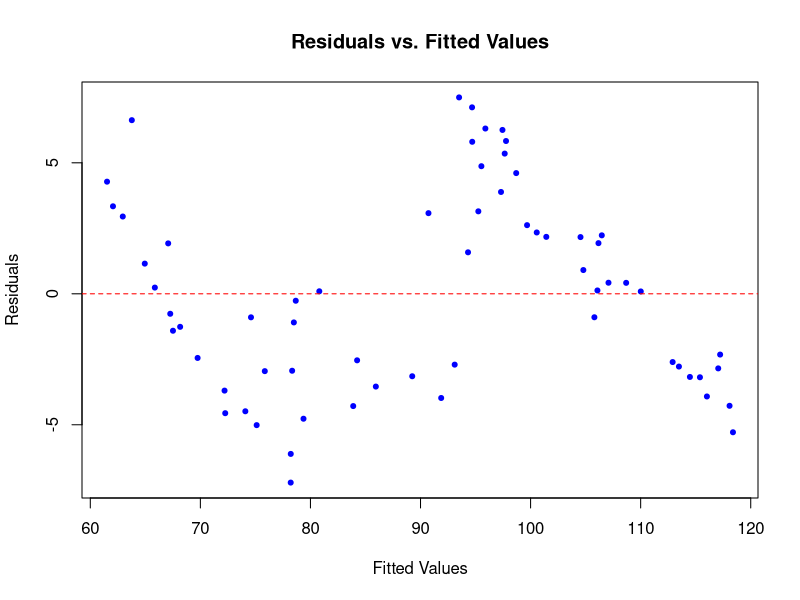
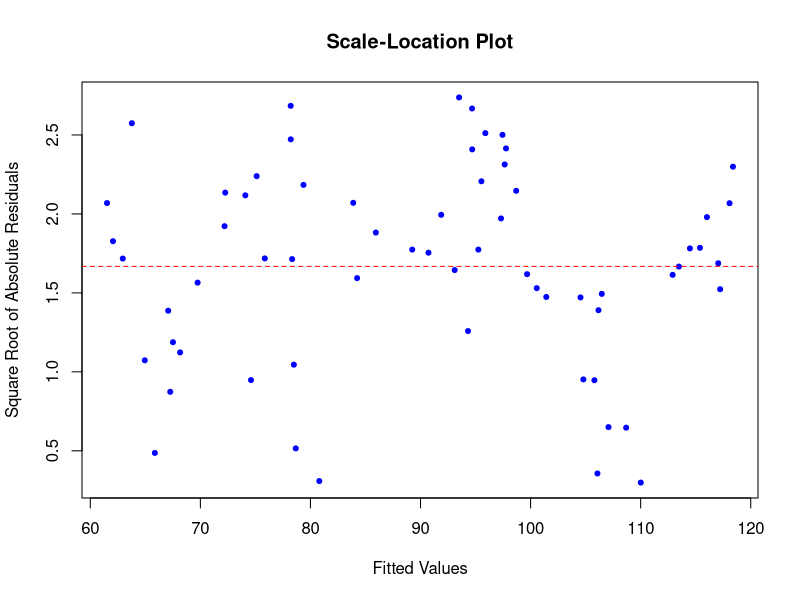
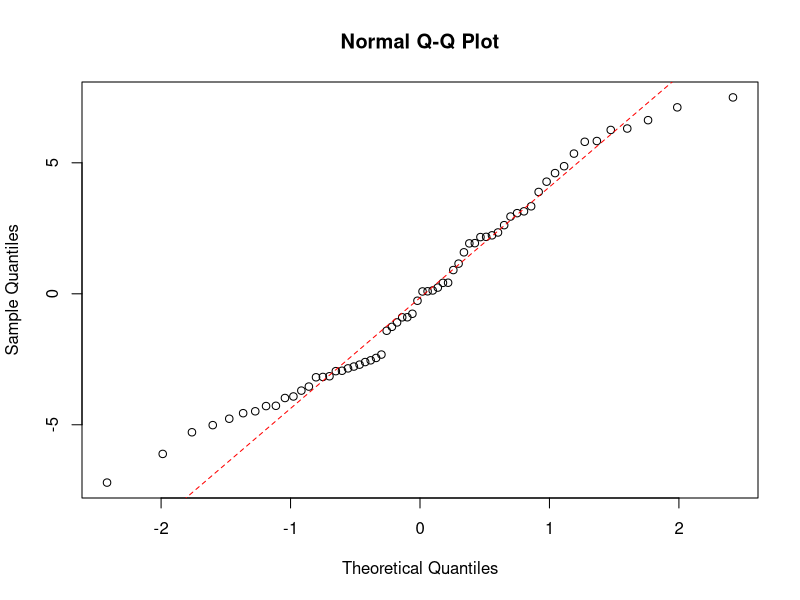

Here is the R script that generated these plots, in order: (Note: this script raises an error after producing the figures.)
#### Preamble ####
# Purpose: Develop and validate a multiple linear regression model to predict house prices based on economic and housing indicators.
# Author: Gadiel David Flores Jimenez
# Date: 2024/11/25
# Contact: davidgadiel.flores@mail.utoronto.ca
# License: MIT
# Pre-requisites:
#   - The dataset `analysis_data.csv` must be available in the `data/02-analysis_data/` directory.
#   - Required libraries (`tidyverse`, `caret`, `car`) must be installed.
#   - The `here` package should be configured correctly to reference project files.
# Any other information needed:
#   - This script performs exploratory data analysis, model fitting, assumption diagnostics, and validation.
#   - Outputs include diagnostic plots, validation metrics, and a saved final model object (`final_model.rds`).



#### Workspace setup ####
library(tidyverse)
library(caret)
library(car)

### **Step 1: Data Preparation and Exploration** ###
# Read and prepare the data
analysis_data <- read_csv(here::here("data", "02-analysis_data", "analysis_data.csv"))

# Split data into training (80%) and testing (20%) datasets
set.seed(123)
train_index <- createDataPartition(analysis_data$house_price, p = 0.8, list = FALSE)
train_data <- analysis_data[train_index, ]
test_data <- analysis_data[-train_index, ]

# Explore correlations among predictors
correlation_matrix <- cor(train_data[, c("rate", "gdp", "cpi", "construction", "absorption")], use = "complete.obs")
cat("Correlation Matrix:\n")
print(correlation_matrix)

# Initial check for multicollinearity using VIF
initial_model <- lm(house_price ~ rate + gdp + cpi + construction + absorption, data = train_data)
initial_vif <- vif(initial_model)
cat("Initial VIF Values:\n")
print(initial_vif)

# Remove highly correlated predictors (e.g., `cpi`)
model_without_cpi <- lm(house_price ~ rate + gdp + construction + absorption, data = train_data)
vif_without_cpi <- vif(model_without_cpi)
cat("VIF Values after removing cpi:\n")
print(vif_without_cpi)

### **Step 2: Model Fitting and Diagnostics** ###
# Fit the updated model and check assumptions
cat("Summary of the model without cpi:\n")
print(summary(model_without_cpi))

# Residual diagnostics
residuals <- residuals(model_without_cpi)
fitted_values <- fitted(model_without_cpi)

# Linearity: Residuals vs. Fitted Plot
plot(fitted_values, residuals,
     main = "Residuals vs. Fitted Values",
     xlab = "Fitted Values",
     ylab = "Residuals",
     pch = 20,
     col = "blue")
abline(h = 0, col = "red", lty = 2)

# Homoscedasticity: Scale-Location Plot
sqrt_abs_residuals <- sqrt(abs(residuals))
plot(fitted_values, sqrt_abs_residuals,
     main = "Scale-Location Plot",
     xlab = "Fitted Values",
     ylab = "Square Root of Absolute Residuals",
     pch = 20,
     col = "blue")
abline(h = mean(sqrt_abs_residuals), col = "red", lty = 2)

# Normality: Q-Q Plot
qqnorm(residuals, main = "Normal Q-Q Plot")
qqline(residuals, col = "red", lty = 2)

# Summarize residual diagnostics
cat("Summary of residuals:\n")
print(summary(residuals))
cat("\nStandard deviation of residuals:\n")
print(sd(residuals))

### **Step 3: Model Refinement and Validation** ###
# Simplify model by evaluating predictors' significance
final_model <- step(model_without_cpi, direction = "both", trace = FALSE)  # Stepwise AIC-based refinement
cat("Final Model Summary:\n")
print(summary(final_model))

# Validate model on test data
predictions <- predict(final_model, newdata = test_data)
test_residuals <- test_data$house_price - predictions

# Compute validation metrics
rmse <- sqrt(mean(test_residuals^2))
mae <- mean(abs(test_residuals))
r_squared <- 1 - (sum(test_residuals^2) / sum((test_data$house_price - mean(test_data$house_price))^2))

cat("Validation Metrics:\n")
cat("RMSE:", round(rmse, 2), "\n")
cat("MAE:", round(mae, 2), "\n")
cat("R-squared:", round(r_squared, 4), "\n")

#### Save final model ####
saveRDS(
  final_model,
  file = "models/final_model.rds"
)


